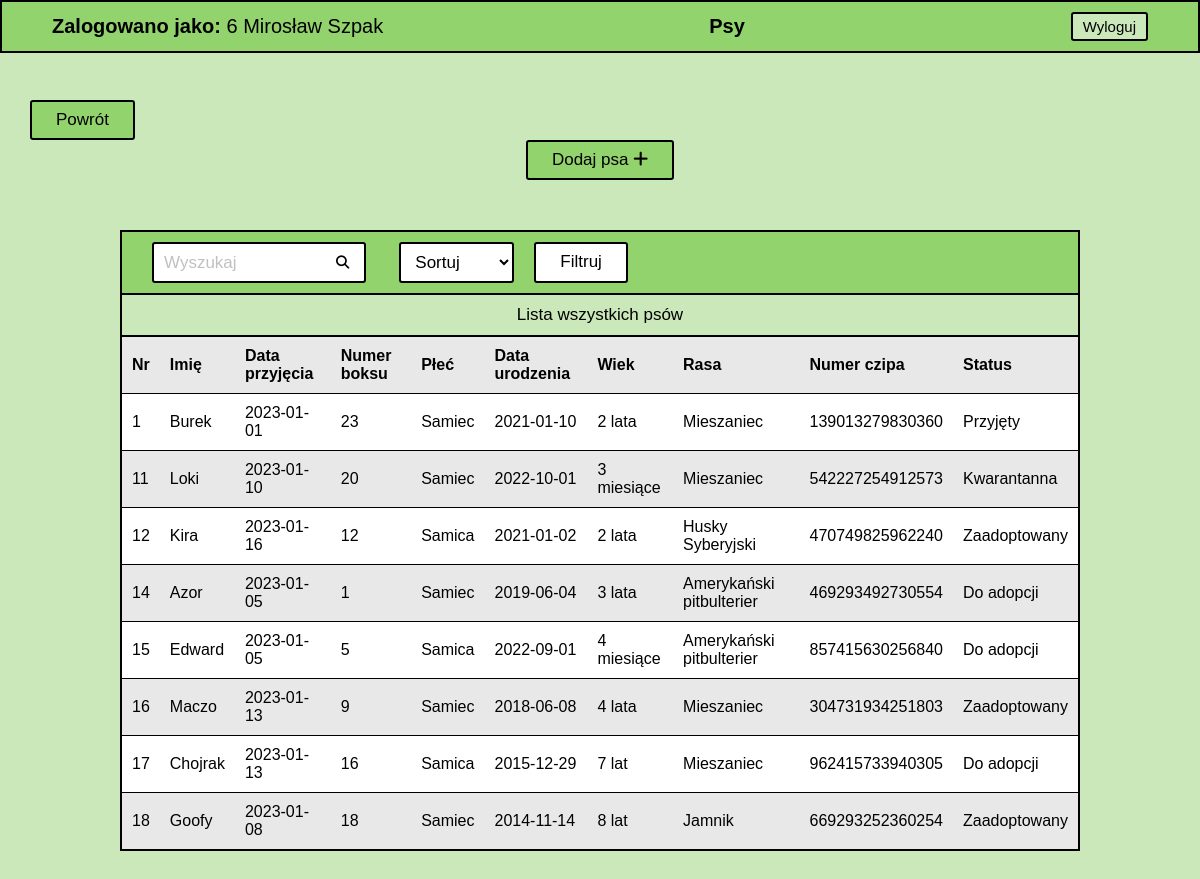
Page /index.php?id=2 (signed in) on the committed database.
### tables this page shows
CREATE TABLE `dog` (
  `id` bigint NOT NULL,
  `admission_date` date NOT NULL,
  `box_number` int NOT NULL,
  `name` varchar(45) NOT NULL,
  `gender` varchar(45) NOT NULL,
  `birthdate` date DEFAULT NULL,
  `age` varchar(45) NOT NULL,
  `breed` varchar(45) NOT NULL,
  `chip_number` varchar(45) DEFAULT NULL,
  `status` varchar(45) NOT NULL,
  `alergies` longtext,
  `diseases` longtext,
  `picture` varchar(100) DEFAULT NULL,
  `description` longtext
);

### php/dogs.php (the view, shortened to what this page needs)
<section>
    <a href="./index.php" class="btn back-btn">Powrót</a>
    <div class="flex-btn">
        <?php
            if ($_SESSION['user']['group_id'] != "Weterynarz" && $_SESSION['user']['group_id'] != "Behawiorysta") {
                    echo '<a href="./php/create-dog.php" class="btn">Dodaj psa <i class="fa fa-plus"></i></a>';
                }
             ?>
    </div>
    <article class="content">
        <div class="content-header search">
            <form action="" method="post" class="search">
                <div class="form-field">
                    <input type="text" name="search" id="search" placeholder="Wyszukaj" />
                </div>
                <button type="submit" class="search-btn">
                    <i class="fa-solid fa-magnifying-glass"></i>
                </button>
                <div class="form-field">
                    <select onchange="this.form.submit()" name="sort" id="sort_id" class="btn">
                        <option value="" selected disabled hidden>Sortuj</option>
                    </select>
                </div>
                <div class="form-field">
                    <a href="#" onclick="filterBtn()" id="filter_btn" class="btn">Filtruj</a>
                </div>
            </form>
        </div>
        <div class="content-header">
            <span>Lista wszystkich psów</span>
        </div>
        <table class="table">
            <?php
                require_once "./config.php";
                $order_by = '';
                $sql = "SELECT * FROM dog";
                $sql .= $order_by;
                $list = '<tr>
                                    <th>Nr</th>
                                    <th>Imię</th>
                                    <th>Data przyjęcia</th>
                                    <th>Numer boksu</th>
                                    <th>Płeć</th>
                                    <th>Data urodzenia</th>
                                    <th>Wiek</th>
                                    <th>Rasa</th>
                                    <th>Numer czipa</th>
                                    <th>Status</th>
                                </tr>';
                if ($result = mysqli_query($conn, $sql)) {
                    if (mysqli_num_rows($result) > 0) {
                        while ($row = mysqli_fetch_array($result)) {
                            $link = 'window.location="./php/read-dog.php?id=' . $row['id'] . '";';
                            $list .= '<tr onclick=' . "$link" . '>
                                        <td>' .  $row['id'] . '</td>
                                        <td>' . $row['name'] .'</td>
                                        <td>' . $row['admission_date'] .'</td>
                                        <td>' .  $row['box_number'] . '</td>
                                        <td>' .  $row['gender'] . '</td>
                                        <td>' . $row['birthdate'] .'</td>
                                        <td>' .  $row['age'] . '</td>
                                        <td>' .  $row['breed'] . '</td>
                                        <td>' . $row['chip_number'] .'</td>
                                        <td>' . $row['status'] .'</td>
                                    </tr>';
                        }
                    } else {
                        $list .= '<tr class="alert">
                                    <td colspan="10">Brak wyników</td>
                                </tr>';
                    }
                }
            echo $list;
            ?>
        </table>
    </article>
</section>

### index.php (shortened to what this page needs)
<!DOCTYPE html>
<html lang="pl">
<head>
    <link rel="stylesheet" href="./css/style.css" />
    <link rel="stylesheet" href="./css/icons/css/all.css" />
</head>
<body>
    <header>
        <ul class="header">
            <?php
                require_once('authenticate.php');
                if (isset($_SESSION['user'])) {
                    $header = '<li class="header-item"><b>Zalogowano jako:</b> ';
                    $header .= $_SESSION['user']['group_id'] . ' ' . $_SESSION['user']['first_name'] . ' ' . $_SESSION['user']['last_name'] . '</li>';
                    $header .= '<li class="header-item">';
                    if ($_GET['id'] == null || $_GET['id'] == 1) {
                        $header .= 'Ekran główny';
                    } elseif($_GET['id'] == 2) {
                        $header .= 'Psy';
                    } elseif($_GET['id'] == 3) {
                        $header .= 'Adoptujący';
                    } elseif($_GET['id'] == 4) {
                        $header .= 'Adopcje';
                    } elseif($_GET['id'] == 5) {
                        $header .= 'Katalog produktów';
                    } elseif($_GET['id'] == 6) {
                        $header .= 'Magazyn';
                    }
                    $header .= '</li><li class="header-item"><form method="POST"><input type="submit" name="logout" class="btn" value="Wyloguj" />
                      </form></li>';
                    }
                else {
                        $header = '<li class="header-item">Ekran logowania</li>';
                    }
                echo $header;
            ?>
        </ul>
    </header>
    <?php
        if (isset($_SESSION['user'])) {
            if ($_GET['id'] == null || $_GET['id'] == 1) {
                include('./php/main.php');
            } elseif($_GET['id'] == 2) {
                include('./php/dogs.php');
            } elseif($_GET['id'] == 3) {
                include('./php/adopters.php');
            } elseif($_GET['id'] == 4) {
                include('./php/adoptions.php');
            } elseif($_GET['id'] == 5) {
                include('./php/products.php');
            } elseif($_GET['id'] == 6) {
                include('./php/warehouse.php');
            }
        }
        else {
            include('./php/login.php');
        }
    ?>
</body>
</html>

### css/style.css (style rules this page uses)
:root { --dark-green: #4c7a34; --green: #92d36e; --light-green: #cbe8ba; --green-hover: #b6ff89; --white: #ffffff; --black: #000000; --gray: #c0c0c0; --light-gray: #e8e8e8; --border: 2px solid var(--black); --radius: 3px; --font-size: 17px; --transition: all 0.3s linear; }
* { margin: 0; padding: 0; box-sizing: border-box; font-family: "Helvetica"; }
a { color: var(--black); text-decoration: none; }
.btn { padding: 8px 24px; font-size: var(--font-size); background: var(--green); border: var(--border); border-radius: var(--radius); cursor: pointer; transition: var(--transition); }
.back-btn { align-self: start; margin-left: 30px; }
.flex-btn { display: flex; justify-content: center; gap: 50px; }
.header { padding: 10px 50px; display: flex; justify-content: center; align-items: center; position: fixed; top: 0; width: 100%; font-size: 20px; background: var(--green); border: var(--border); list-style: none; }
.header-item:nth-child(even) { font-weight: bold; }
.header-item:first-child { margin-right: auto; }
.header-item:last-child { margin-left: auto; }
.header .btn { padding: 4px 10px; font-size: 15px; background: var(--light-green); transition: var(--transition); }
section { padding-top: 100px; min-height: 100vh; display: flex; flex-direction: column; align-items: center; background: var(--light-green); }
.content { margin: 50px 0; width: 80%; border: var(--border); background: var(--white); }
.content-header { padding: 0 20px; display: flex; justify-content: space-between; align-items: center; width: 100%; font-size: var(--font-size); background: var(--green); border-bottom: var(--border); list-style: none; }
.content-header:nth-child(even) { padding: 10px 50px; background: var(--light-green); text-align: center; }
.content-header span { width: 100%; text-align: center; }
.content-header .btn { background: var(--white); }
.search { display: flex; }
.content-header.search { justify-content: left; }
.search-btn { background: none; border: none; position: relative; left: -40px; cursor: pointer; }
select.btn { max-width: 115px; }
#filter_btn { padding: 8px 24px; }
.table { width: 100%; border-collapse: collapse; text-align: left; }
.table th, .table td { padding: 10px; }
.table tr { border-bottom: 1px solid var(--black); cursor: pointer; }
.table tr:first-child { cursor: auto; }
.table tr:last-child { border-bottom: none; }
.table tr:nth-of-type(odd) { background: var(--light-gray); }
.form-field { padding: 10px; display: flex; }
.form-field input, .form-field select, .form-field textarea { padding: 8px 10px; font-size: var(--font-size); border-radius: var(--radius); border: var(--border); }
.form-field input::placeholder { font-size: var(--font-size); color: var(--gray); }

### rows in the picture
dog: id "1", name "Burek", admission_date "2023-01-01", box_number "23", gender "Samiec", birthdate "2021-01-10", age "2 lata", breed "Mieszaniec", chip_number "139013279830360", status "Przyjęty"
dog: id "11", name "Loki", admission_date "2023-01-10", box_number "20", gender "Samiec", birthdate "2022-10-01", age "3 miesiące", breed "Mieszaniec", chip_number "542227254912573", status "Kwarantanna"
dog: id "12", name "Kira", admission_date "2023-01-16", box_number "12", gender "Samica", birthdate "2021-01-02", age "2 lata", breed "Husky Syberyjski", chip_number "470749825962240", status "Zaadoptowany"
dog: id "14", name "Azor", admission_date "2023-01-05", box_number "1", gender "Samiec", birthdate "2019-06-04", age "3 lata", breed "Amerykański pitbulterier", chip_number "469293492730554", status "Do adopcji"
dog: id "15", name "Edward", admission_date "2023-01-05", box_number "5", gender "Samica", birthdate "2022-09-01", age "4 miesiące", breed "Amerykański pitbulterier", chip_number "857415630256840", status "Do adopcji"
dog: id "16", name "Maczo", admission_date "2023-01-13", box_number "9", gender "Samiec", birthdate "2018-06-08", age "4 lata", breed "Mieszaniec", chip_number "304731934251803", status "Zaadoptowany"
dog: id "17", name "Chojrak", admission_date "2023-01-13", box_number "16", gender "Samica", birthdate "2015-12-29", age "7 lat", breed "Mieszaniec", chip_number "962415733940305", status "Do adopcji"
dog: id "18", name "Goofy", admission_date "2023-01-08", box_number "18", gender "Samiec", birthdate "2014-11-14", age "8 lat", breed "Jamnik", chip_number "669293252360254", status "Zaadoptowany"

### other values in the picture
$_SESSION['user']['group_id'] "6"
$_SESSION['user']['first_name'] "Mirosław"
$_SESSION['user']['last_name'] "Szpak"
$header "Psy"
